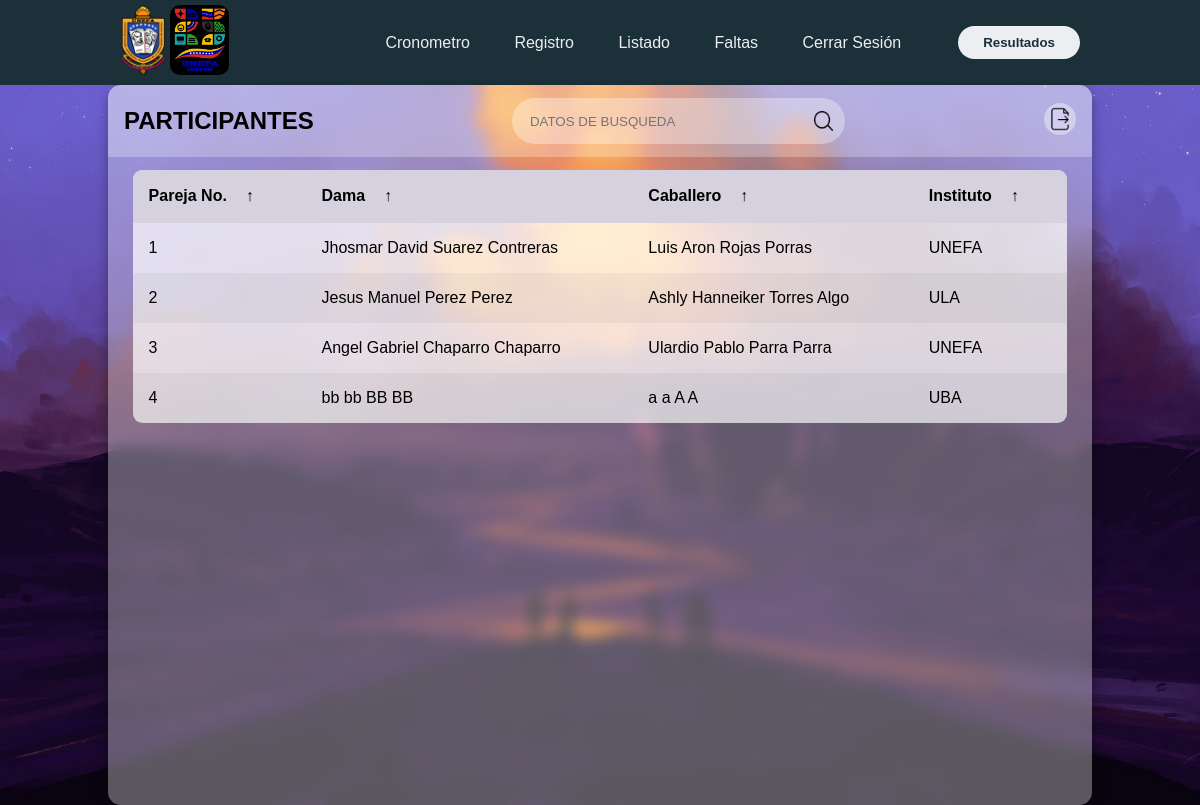
/participantes.php (signed in), run on an earlier commit of the app's database.
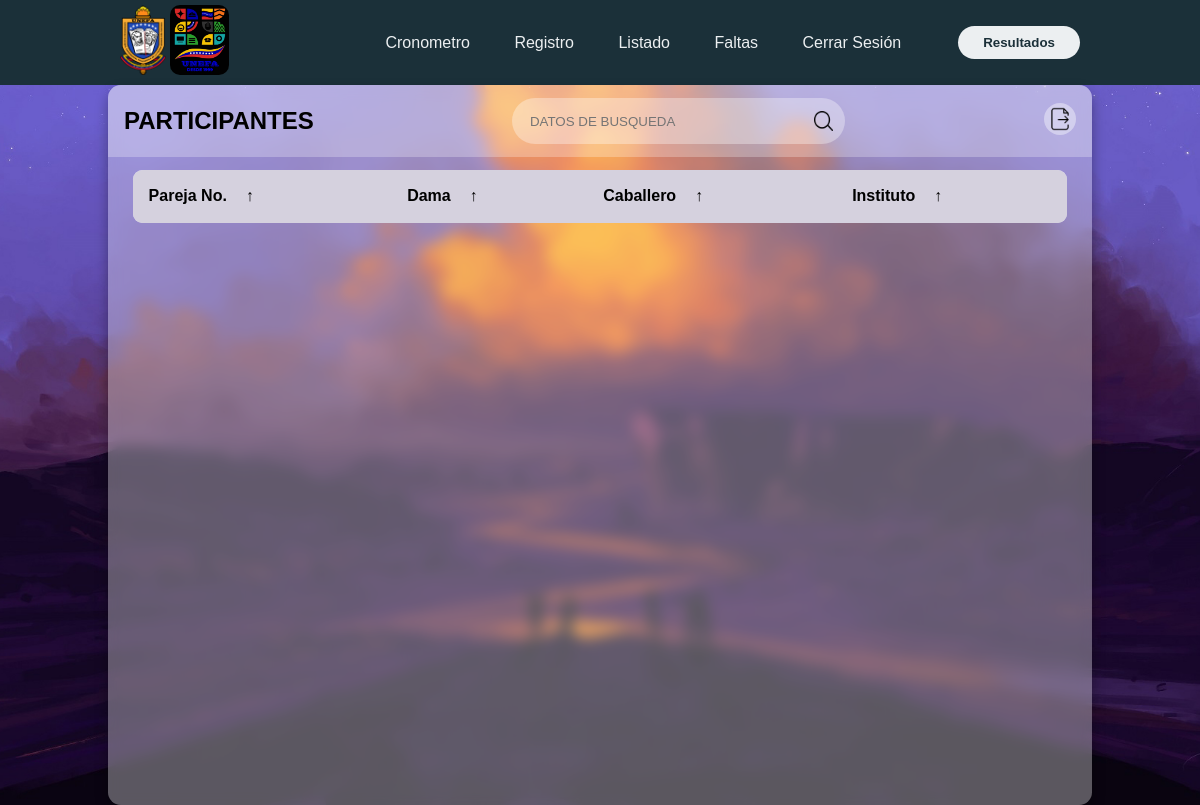
And on a later commit of the database.
### tables this page shows
CREATE TABLE `parejas` (
  `id_pareja` int(11) NOT NULL,
  `id_categoria` int(11) NOT NULL,
  `id_universidad` int(11) NOT NULL,
  `falta` int(3) NOT NULL
);

CREATE TABLE `participantes` (
  `cedula` int(11) NOT NULL,
  `nombre` varchar(20) NOT NULL,
  `nombre2` varchar(20) NOT NULL,
  `apellido` varchar(20) NOT NULL,
  `apellido2` varchar(20) NOT NULL,
  `sexo` int(3) NOT NULL,
  `id_rol` int(11) DEFAULT NULL
);

CREATE TABLE `universidades` (
  `id_universidad` int(11) NOT NULL,
  `siglas` varchar(10) NOT NULL,
  `universidad` varchar(100) NOT NULL
);

### participantes.php (the view, shortened to what this page needs)
<?php
require("./php/conn.php");
?>
<!DOCTYPE html>
<html lang="en">
<head>
    <link rel="stylesheet" type="text/css" href="./css/participantes.css">
</head>
<body>
    <header>
        <?php include "./modulos/navbar.php"; ?>
    </header>
    <div class="contenedor">
        <main class="table" id="customers_table">
            <section class="table__header">
                <h1>PARTICIPANTES</h1>
                <div class="input-group">
                    <input type="search" placeholder="DATOS DE BUSQUEDA">
                    <img src="./assets/img/search.png" alt="search">
                </div>
                <div class="export__file">
                    <label for="export-file" class="export__file-btn" title="Export File"></label>
                </div>
            </section>
            <section class="table__body">
                <table>
                    <thead>
                        <tr>
                            <th> Pareja no. <span class="icon-arrow">&UpArrow;</span></th>
                            <th> Dama <span class="icon-arrow">&UpArrow;</span></th>
                            <th> Caballero <span class="icon-arrow">&UpArrow;</span></th>
                            <th> Instituto <span class="icon-arrow">&UpArrow;</span></th>
                        </tr>
                    </thead>
                    <tbody>
                        <?php
                        $sql="SELECT * FROM parejas";
                        $result = mysqli_query($conn, $sql);
                        if (mysqli_num_rows($result) > 0)
                        {
                            while($fila = mysqli_fetch_assoc($result))
                            {
                                $idpareja=$fila['id_pareja'];
                                $instituto=$fila['id_universidad'];
                                echo"
                                    <tr>
                                        <td> " . $idpareja . "</td>";
                                        $sql1="SELECT * FROM `miembros_parejas` where id_pareja=". $idpareja;
                                        $resultt = mysqli_query($conn, $sql1);
                                        if (mysqli_num_rows($resultt) > 0)
                                        {
                                            while($row = mysqli_fetch_assoc($resultt))
                                            {
                                                $cedula=$row['cedula'];
                                                $sql2=" SELECT * FROM `participantes` WHERE cedula=". $cedula;
                                                $resulttt = mysqli_query($conn, $sql2);
                                                if (mysqli_num_rows($resulttt) > 0)
                                                {
                                                    $row = mysqli_fetch_assoc($resulttt);
                                                    if ($row['sexo'] == 0)
                                                    {
                                                        $damaNombre = $row["nombre"] ." ". $row["nombre2"] . " " . $row["apellido"] . " " . $row["apellido2"];
                                                    }
                                                    elseif ($row['sexo'] == 1)
                                                    {
                                                        $caballeroNombre = $row["nombre"] ." ". $row["nombre2"] . " " . $row["apellido"] . " " . $row["apellido2"];
                                                    }
                                                }
                                            }
                                        }
                                        echo "<td>" . $damaNombre . "</td>";
                                        echo "<td>" . $caballeroNombre . "</td>";
                                        $sql3="SELECT * FROM `universidades` WHERE id_universidad=".$instituto;
                                        $resultt = mysqli_query($conn, $sql3);
                                        $row = mysqli_fetch_assoc($resultt);
                                        echo"<td>".$row["siglas"]."</td>";
                                    echo"</tr>";
                            }
                        }
                        ?>
                    </tbody>
                </table>
            </section>
        </main>
    </div>
</body>
</html>

### modulos/navbar.php (shortened to what this page needs)
<link rel="stylesheet" href="./css/navbar.css">
<div class="header">
    <div class="logo">
        <img src="./assets/img/unefa.png"  alt="Logo de la marca">
        <img class="aniversario" src="./assets/img/25aniversario.jpg"  alt="Logo de la marca">
    </div>
    <nav>
        <ul class="nav-links">
            <li><a href="./cronometro.php">Cronometro</a></li>
            <li><a href="./registro.php">Registro</a></li>
            <li><a href="./participantes.php">Listado</a></li>
            <li><a href="./Faltas.php">Faltas</a></li>
            <li><a href="./php/logout.php">Cerrar Sesión</a></li>
        </ul>
    </nav>
    <a class="btn" href="./php/resultados.php" target="_blank"><button>Resultados</button></a>
</div>

### css/participantes.css (style rules this page uses)
* { margin: 0; padding: 0; box-sizing: border-box; font-family: sans-serif; }
body { min-height: 100vh; background: url(../assets/img/html_table.jpg) center / cover; }
.contenedor { display: flex; justify-content: center; align-items: center; }
main.table { width: 82vw; height: 90vh; background-color: #fff5; backdrop-filter: blur(7px); box-shadow: 0 .4rem .8rem #0005; border-radius: .8rem; overflow: hidden; }
.table__header { width: 100%; height: 10%; background-color: #fff4; padding: .8rem 1rem; display: flex; justify-content: space-between; align-items: center; }
.table__header .input-group { width: 35%; height: 100%; background-color: #fff5; padding: 0 .8rem; border-radius: 2rem; display: flex; justify-content: center; align-items: center; transition: .2s; }
.table__header .input-group img { width: 1.2rem; height: 1.2rem; }
.table__header .input-group input { width: 100%; padding: 0 .5rem 0 .3rem; background-color: transparent; border: none; outline: none; }
.table__body { width: 95%; max-height: calc(89% - 1.6rem); background-color: #fffb; margin: .8rem auto; border-radius: .6rem; overflow: auto; overflow: overlay; }
table { width: 100%; }
table, th, td { border-collapse: collapse; padding: 1rem; text-align: left; }
thead th { position: sticky; top: 0; left: 0; background-color: #d5d1defe; cursor: pointer; text-transform: capitalize; }
thead th span.icon-arrow { display: inline-block; width: 1.3rem; height: 1.3rem; border-radius: 50%; border: 1.4px solid transparent; text-align: center; font-size: 1rem; margin-left: .5rem; transition: .2s ease-in-out; }
.export__file { position: relative; }
.export__file .export__file-btn { display: inline-block; width: 2rem; height: 2rem; background: #fff6 url(../assets/img/export.png ) center / 80% no-repeat; border-radius: 50%; transition: .2s ease-in-out; }
tbody tr:nth-child(even) { background-color: #0000000b; }
tbody tr { --delay: .1s; transition: .5s ease-in-out var(--delay), background-color 0s; }
tbody tr td, tbody tr td p, tbody tr td img { transition: .2s ease-in-out; }

### css/navbar.css (style rules this page uses)
.aniversario { border-radius: 10px; }
.header { background-color: #1b3039; display: flex; justify-content: space-between; align-items: center; height: 85px; padding: 5px 10%; }
.header .logo { padding-right: 100px; cursor: pointer; align-self: flex-start; }
.header .logo img { height: 70px; width: auto; transition: all 0.3s; }
.header .nav-links { list-style: none; }
.header .nav-links li { display: inline-block; padding: 0 20px; }
.header .nav-links a { font-size: 700; color: #eceff1; text-decoration: none; }
.header .btn button { font-weight: 700; color: #1b3039; padding: 9px 25px; background: #eceff1; border: none; border-radius: 50px; cursor: pointer; transition: all 0.3s ease 0s; }

What changed in the data, as far as the page shows it:
removed parejas: id_pareja "1", participantes.nombre+nombre2+apellido "Jhosmar David Suarez Contreras", participantes.nombre+nombre2+apellido "Luis Aron Rojas Porras", id_universidad.siglas "UNEFA"
removed parejas: id_pareja "2", participantes.nombre+nombre2+apellido "Jesus Manuel Perez Perez", participantes.nombre+nombre2+apellido "Ashly Hanneiker Torres Algo", id_universidad.siglas "ULA"
removed parejas: id_pareja "3", participantes.nombre+nombre2+apellido "Angel Gabriel Chaparro Chaparro", participantes.nombre+nombre2+apellido "Ulardio Pablo Parra Parra", id_universidad.siglas "UNEFA"
removed parejas: id_pareja "4", participantes.nombre+nombre2+apellido "bb bb BB BB", participantes.nombre+nombre2+apellido "a a A A", id_universidad.siglas "UBA"
